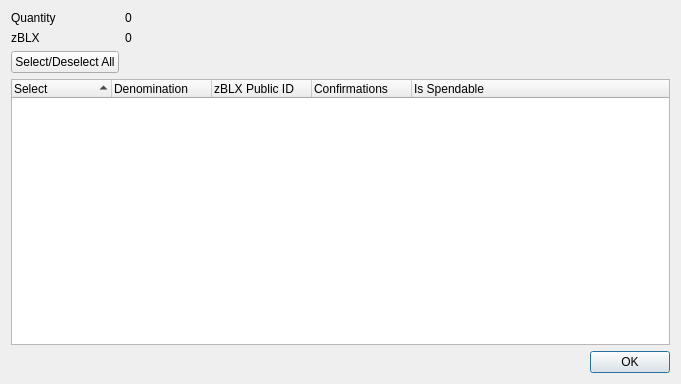
<?xml version="1.0" encoding="UTF-8"?>
<ui version="4.0">
 <class>ZblxControlDialog</class>
 <widget class="QDialog" name="ZblxControlDialog">
  <property name="geometry">
   <rect>
    <x>0</x>
    <y>0</y>
    <width>681</width>
    <height>384</height>
   </rect>
  </property>
  <property name="minimumSize">
   <size>
    <width>681</width>
    <height>384</height>
   </size>
  </property>
  <property name="windowTitle">
   <string>Select zBLX to Spend</string>
  </property>
  <layout class="QGridLayout" name="gridLayout">
   <item row="0" column="0">
    <layout class="QFormLayout" name="formLayout">
     <property name="sizeConstraint">
      <enum>QLayout::SetDefaultConstraint</enum>
     </property>
     <item row="0" column="0">
      <widget class="QLabel" name="labelQuantity">
       <property name="text">
        <string>Quantity</string>
       </property>
      </widget>
     </item>
     <item row="0" column="1">
      <widget class="QLabel" name="labelQuantity_int">
       <property name="text">
        <string>0</string>
       </property>
      </widget>
     </item>
     <item row="1" column="0">
      <widget class="QLabel" name="labelZblx">
       <property name="text">
        <string>zBLX</string>
       </property>
      </widget>
     </item>
     <item row="1" column="1">
      <widget class="QLabel" name="labelZblx_int">
       <property name="text">
        <string>0</string>
       </property>
      </widget>
     </item>
     <item row="2" column="0">
      <widget class="QPushButton" name="pushButtonAll">
       <property name="text">
        <string>Select/Deselect All</string>
       </property>
      </widget>
     </item>
    </layout>
   </item>
   <item row="1" column="0">
    <layout class="QVBoxLayout" name="verticalLayout">
     <item>
      <widget class="QTreeWidget" name="treeWidget">
       <property name="minimumSize">
        <size>
         <width>0</width>
         <height>250</height>
        </size>
       </property>
       <property name="alternatingRowColors">
        <bool>true</bool>
       </property>
       <property name="sortingEnabled">
        <bool>true</bool>
       </property>
       <property name="columnCount">
        <number>5</number>
       </property>
       <attribute name="headerDefaultSectionSize">
        <number>100</number>
       </attribute>
       <column>
        <property name="text">
         <string notr="true">Select</string>
        </property>
       </column>
       <column>
        <property name="text">
         <string notr="true">Denomination</string>
        </property>
       </column>
       <column>
        <property name="text">
         <string notr="true">zBLX Public ID</string>
        </property>
       </column>
       <column>
        <property name="text">
         <string notr="true">Confirmations</string>
        </property>
       </column>
       <column>
        <property name="text">
         <string>Is Spendable</string>
        </property>
       </column>
      </widget>
     </item>
     <item>
      <widget class="QDialogButtonBox" name="buttonBox">
       <property name="orientation">
        <enum>Qt::Horizontal</enum>
       </property>
       <property name="standardButtons">
        <set>QDialogButtonBox::Ok</set>
       </property>
      </widget>
     </item>
    </layout>
   </item>
  </layout>
 </widget>
 <resources/>
 <connections>
  <connection>
   <sender>buttonBox</sender>
   <signal>accepted()</signal>
   <receiver>ZblxControlDialog</receiver>
   <slot>accept()</slot>
   <hints>
    <hint type="sourcelabel">
     <x>248</x>
     <y>254</y>
    </hint>
    <hint type="destinationlabel">
     <x>157</x>
     <y>274</y>
    </hint>
   </hints>
  </connection>
  <connection>
   <sender>buttonBox</sender>
   <signal>rejected()</signal>
   <receiver>ZblxControlDialog</receiver>
   <slot>reject()</slot>
   <hints>
    <hint type="sourcelabel">
     <x>316</x>
     <y>260</y>
    </hint>
    <hint type="destinationlabel">
     <x>286</x>
     <y>274</y>
    </hint>
   </hints>
  </connection>
 </connections>
</ui>
